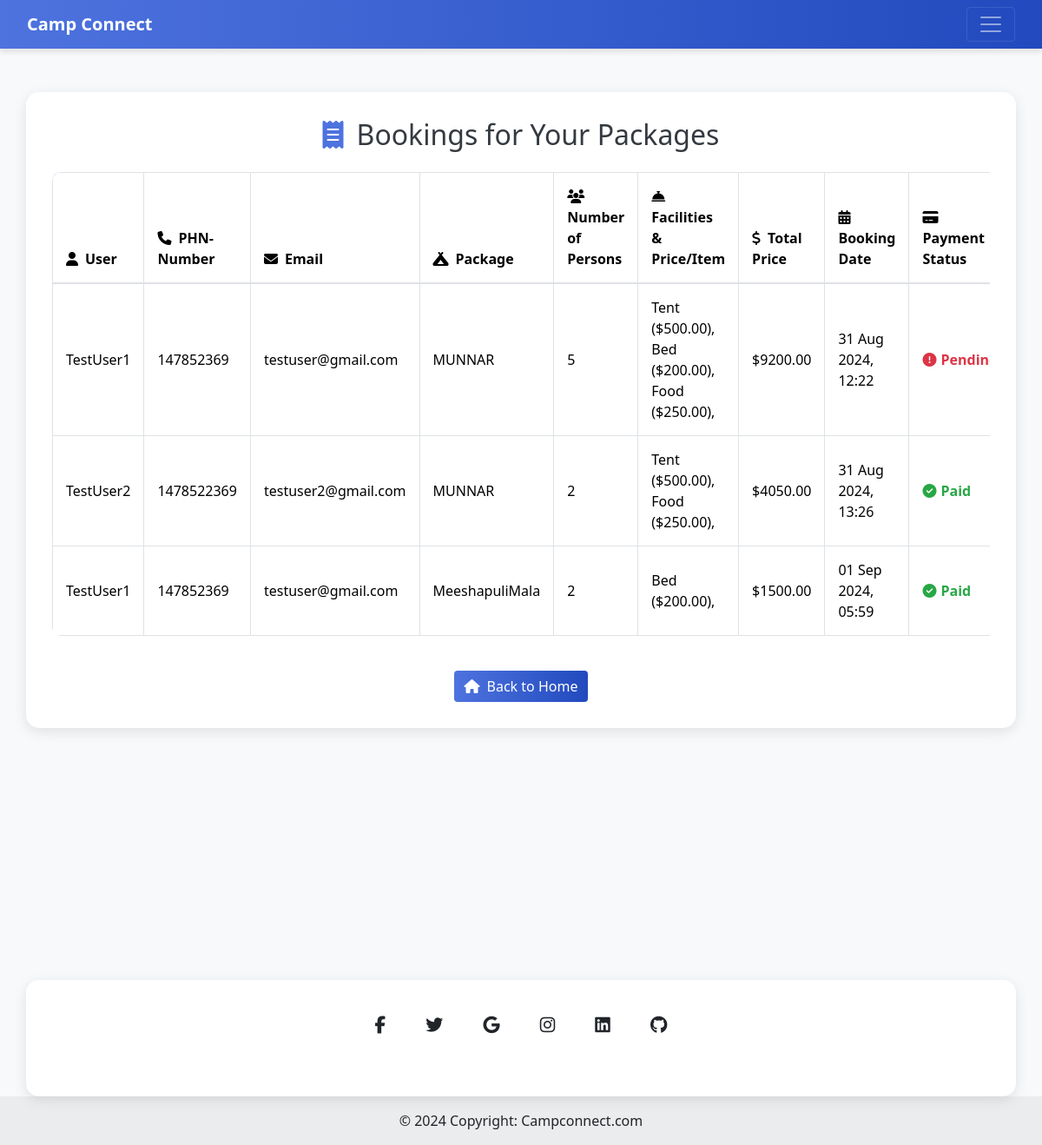
Before: /Camp/camper_view_bookings/ (signed in) with the older database file.
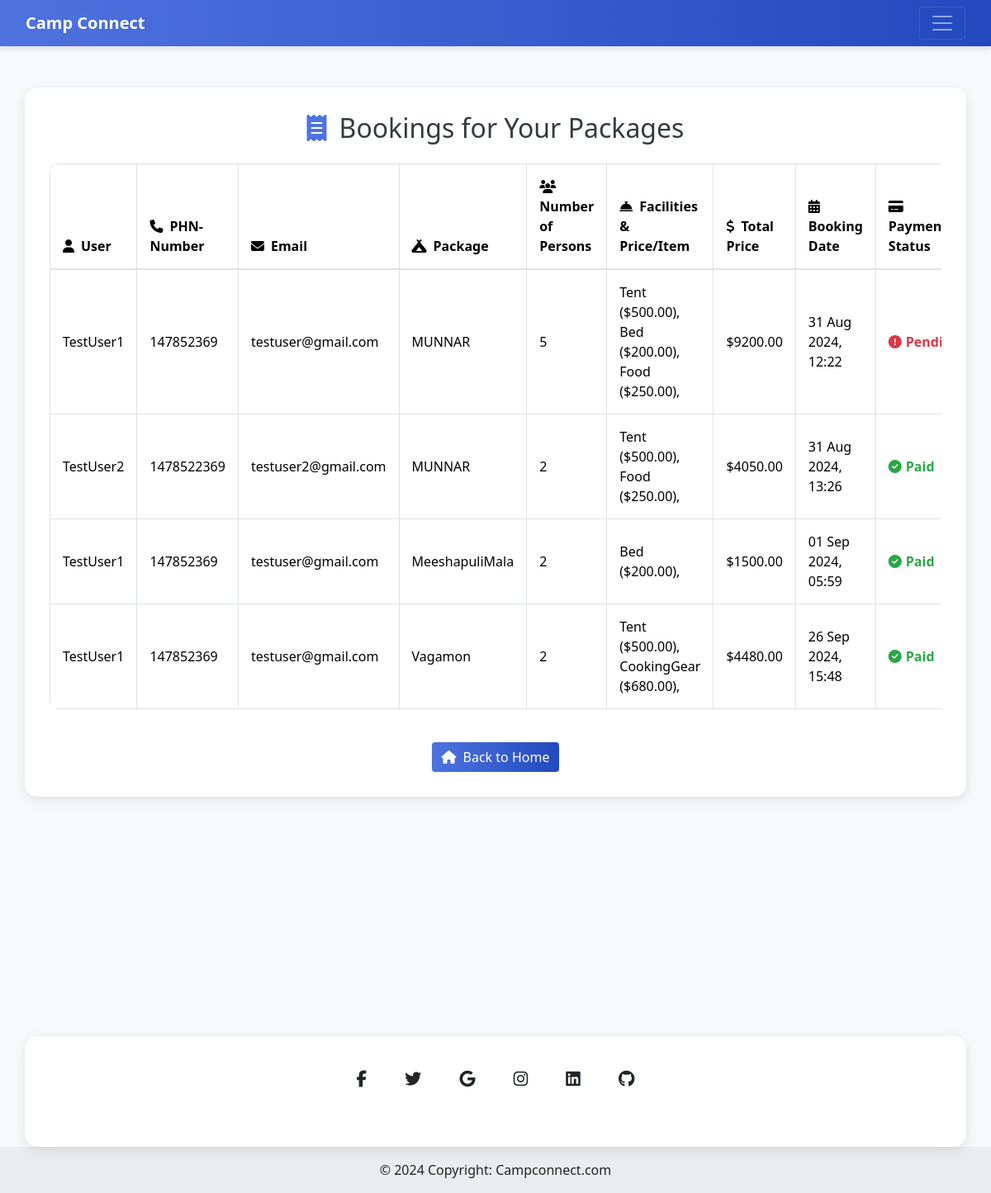
After: the same page with the newer database file.
### User/models.py (models this page shows)
class Booking(models.Model):
    user = models.ForeignKey(User, on_delete=models.CASCADE, related_name='bookings')
    package = models.ForeignKey(CampPackage, on_delete=models.CASCADE, related_name='bookings')
    facilities = models.ManyToManyField(CampFacility, related_name='bookings', blank=True)
    number_of_persons = models.PositiveIntegerField()
    booking_date = models.DateTimeField(auto_now_add=True)
    @property
    def total_price(self):
        facilities_price = sum(facility.price_per_item for facility in self.facilities.all())
        return self.package.price * self.number_of_persons + facilities_price

class User(models.Model):
    name = models.CharField(max_length=150)
    email = models.EmailField(unique=True)
    phone_number = models.CharField(max_length=15)
    address = models.TextField()
    password = models.CharField(max_length=100)
    id_number = models.CharField(max_length=50, unique=True)
    date_joined = models.DateTimeField(auto_now_add=True)

### Camp/models.py (models this page shows)
class CampPackage(models.Model):
    camp = models.ForeignKey('Camp', on_delete=models.CASCADE, related_name='packages')
    package_name = models.CharField(max_length=100)
    description = models.TextField()
    location = models.TextField()
    camp_start_date = models.DateField(auto_now_add=True)
    camp_end_date = models.DateField()
    booking_start_date =models.DateField(auto_now_add=True)
    booking_end_date = models.DateField()
    max_people = models.PositiveIntegerField()
    facilities_provided = models.ManyToManyField('CampFacility', related_name='camp_packages', blank=True)
    price = models.DecimalField(max_digits=10, decimal_places=2)
    availability = models.BooleanField(default=True)
    images = models.ImageField(upload_to='package_images/', blank=True, null=True)

class CampFacility(models.Model):
    CAMP_ITEM_CHOICES = [
        ('Bed', 'Bed'),
        ('Tent', 'Tent'),
        ('Food', 'Food'),
        ('Stool', 'Stool'),
        ('SleepingBag', 'Sleeping Bag'),
        ('Lantern', 'Lantern'),
        ('CampFire', 'Camp Fire'),
        ('FirstAid', 'First Aid Kit'),
        ('CookingGear', 'Cooking Gear'),
        ('Water', 'Water Supply'),
    ]
    facility_name = models.CharField(max_length=100, choices=CAMP_ITEM_CHOICES)
    quantity_available = models.PositiveIntegerField(default=0)
    price_per_item = models.DecimalField(max_digits=10, decimal_places=2, default=0.00)
    description = models.TextField(blank=True, null=True)
    camp = models.ForeignKey('Camp', on_delete=models.CASCADE, related_name='facilities')

### Camp/views.py (the view)
# urls.py: path('camper_view_bookings/', views.camper_view_bookings, name='camper_view_bookings'),
def camper_view_bookings(request):
    try:
        camper = Camp.objects.get(id=request.session.get('Cid'))
    except Camp.DoesNotExist:
        return render(request, 'User/error_page.html', {'message': 'Camper not found.'})
    packages = camper.packages.all()
    bookings = Booking.objects.filter(package__in=packages).select_related('package', 'user', 'payment').prefetch_related('facilities')
    return render(request, 'Camp/camper_view_bookings.html', {'bookings': bookings})

### Camp/templates/Camp/camper_view_bookings.html (shortened to what the changed rows need)
{% extends "Camp/base.html"%}
{% block navbar%}
<!DOCTYPE html>
<html lang="en">
<head>
    <link href="https://maxcdn.bootstrapcdn.com/bootstrap/4.5.2/css/bootstrap.min.css" rel="stylesheet">
</head>
<body>
    <div class="container">
        <h2 class="text-center mb-4">
            <i class="fas fa-receipt"></i>
            Bookings for Your Packages
        </h2>
        {% if bookings %}
        <div class="table-responsive">
            <table class="table table-bordered">
                <thead>
                    <tr>
                        <th><i class="fas fa-user mr-2"></i>User</th>
                        <th><i class="fas fa-phone mr-2"></i>PHN-Number</th>
                        <th><i class="fas fa-envelope mr-2"></i>Email</th>
                        <th><i class="fas fa-campground mr-2"></i>Package</th>
                        <th><i class="fas fa-users mr-2"></i>Number of Persons</th>
                        <th><i class="fas fa-concierge-bell mr-2"></i>Facilities & Price/Item</th>
                        <th><i class="fas fa-dollar-sign mr-2"></i>Total Price</th>
                        <th><i class="fas fa-calendar-alt mr-2"></i>Booking Date</th>
                        <th><i class="fas fa-credit-card mr-2"></i>Payment Status</th>
                    </tr>
                </thead>
                <tbody>
                    {% for booking in bookings %}
                    <tr>
                        <td>{{ booking.user.name }}</td>
                        <td>{{ booking.user.phone_number }}</td>
                        <td>{{ booking.user.email }}</td>
                        <td>{{ booking.package.package_name }}</td>
                        <td>{{ booking.number_of_persons }}</td>
                        <td>
                            {% for facility in booking.facilities.all %}
                            {{ facility.facility_name }} (${{ facility.price_per_item }}),
                            {% endfor %}
                        </td>
                        <td>${{ booking.total_price }}</td>
                        <td>{{ booking.booking_date|date:"d M Y, H:i" }}</td>
                        <td>
                            {% if booking.payment.payment_status == 'Completed' %}
                            <span class="text-success">
                                <i class="fas fa-check-circle"></i>Paid
                            </span>
                            {% else %}
                            <span class="text-danger">
                                <i class="fas fa-exclamation-circle"></i>Pending
                            </span>
                            {% endif %}
                        </td>
                    </tr>
                    {% endfor %}
                </tbody>
            </table>
        </div>
        {% else %}
        <p class="text-center">
            <i class="fas fa-info-circle text-muted mr-2"></i>
            No bookings have been made for your packages yet.
        </p>
        {% endif %}
    </div>
<br><br><br><br><br>
<br><br><br><br><br>
</body>
</html>
{% endblock navbar%}

Changed rows visible on the page:
added Booking: user.name "TestUser1", user.phone_number "147852369", user.email "testuser@gmail.com", package.package_name "Vagamon", number_of_persons "2", total_price "4480.00", booking_date "26 Sep 2024, 15:48", shows "Paid", CampFacility (facility_name "Tent", price_per_item "500.00")
now on this page (row unchanged): CampFacility: facility_name "CookingGear", price_per_item "680.00", shown under "TestUser1"
